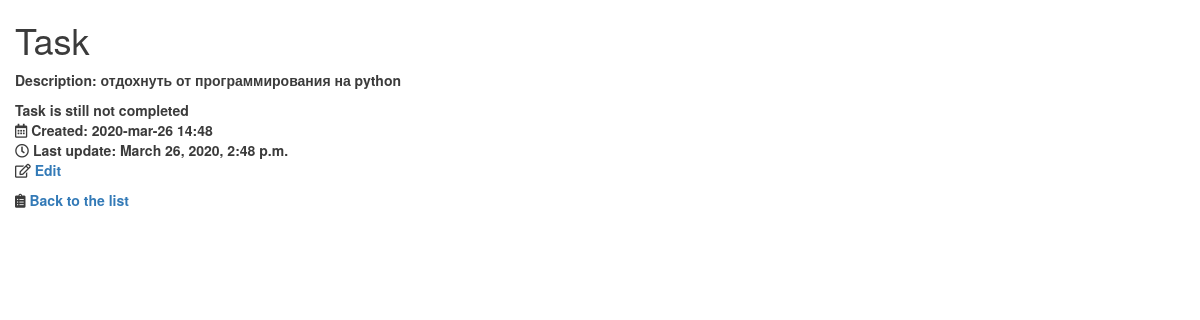
Page /tasks/details/5013 on the earlier database version.
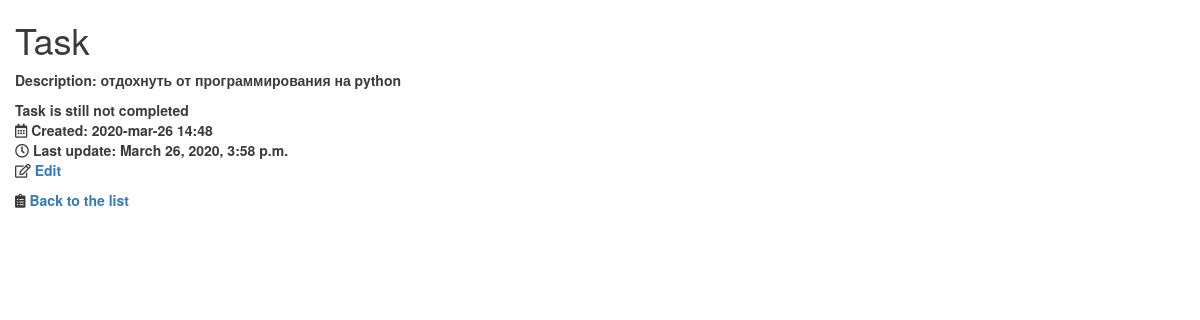
Same page on the later database version.
### tasks/models.py (models this page shows, shortened)
class TodoItem(models.Model):
    PRIORITY_HIGH = 1
    PRIORITY_MEDIUM = 2
    PRIORITY_LOW = 3
    PRIORITY_CHOISES = [
        (PRIORITY_HIGH, 'High priority'),
        (PRIORITY_MEDIUM, 'Medium priority'),
        (PRIORITY_LOW, 'Low priority'),
    ]
    description = models.CharField(max_length=64)
    is_completed = models.BooleanField("executed", default=False)
    created = models.DateTimeField(auto_now_add=True)
    updated = models.DateTimeField(auto_now=True)
    owner = models.ForeignKey(
        User,
        on_delete=models.CASCADE,
        related_name='tasks'
    )
    priority = models.IntegerField(
        'Priority', choices=PRIORITY_CHOISES, default=PRIORITY_MEDIUM
    )
    def __str__(self):
        return self.description.lower()
    class Meta:
        ordering = ('-created',)

### tasks/views.py (the view)
# urls.py: path('details/<int:pk>', views.TaskDetailsView.as_view(), name='details'),
class TaskDetailsView(DetailView):
    model = TodoItem
    template_name = 'tasks/details.html'

### tasks/templates/tasks/details.html (shortened to what this page needs)
{% extends 'base.html' %}
{% load static %}
{% block extrahead %}
    <link rel="stylesheet"
href="https://use.fontawesome.com/releases/v5.7.0/css/all.css"
integrity="sha384-
lZN37f5QGtY3VHgisS14W3ExzMWZxybE1SJSEsQp9S+oqd12jhcu+A56Ebc1zFSJ"
crossorigin="anonymous">
{% endblock extrahead %}
{% block main_content %}
    <h1>Task</h1>
    <p><strong>Description</strong>: {{ object }}</p>
    <ul>
        <li>
        {{ object.is_completed|yesno:"Task completed, Task is still not completed" }}
        </li>
        <li><i class='far fa-calendar-alt'></i>&nbsp;Created: {{ object.created|date:"Y-b-d H:i" }}</li>
        <li><i class='far fa-clock'></i>&nbsp;Last update: {{ object.updated }}</li>
        <li><i class="far fa-edit"></i>&nbsp;<a href="{% url "tasks:edit" pk=object.pk %}">Edit</a></li>
    </ul>
    <i class='fas fa-clipboard-list'></i>&nbsp;<a href={% url 'tasks:list' %}>Back to the list</a>
{% endblock main_content %}

Differences in the rows shown:
changed TodoItem "отдохнуть от программирования на python": updated "March 26, 2020, 2:48 p.m." → "March 26, 2020, 3:58 p.m."
